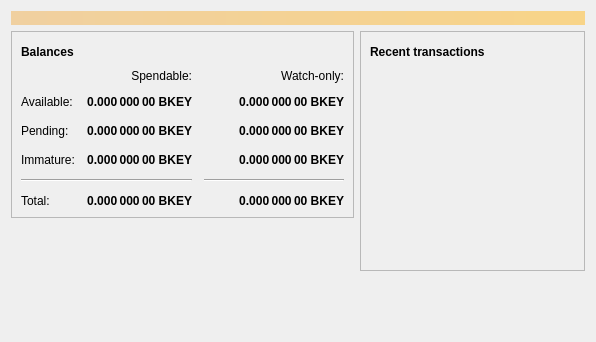
<?xml version="1.0" encoding="UTF-8"?>
<ui version="4.0">
 <class>OverviewPage</class>
 <widget class="QWidget" name="OverviewPage">
  <property name="geometry">
   <rect>
    <x>0</x>
    <y>0</y>
    <width>596</width>
    <height>342</height>
   </rect>
  </property>
  <property name="windowTitle">
   <string>Form</string>
  </property>
  <layout class="QVBoxLayout" name="topLayout">
   <item>
    <widget class="QLabel" name="labelAlerts">
     <property name="visible">
      <bool>false</bool>
     </property>
     <property name="styleSheet">
      <string notr="true">QLabel { background-color: qlineargradient(x1: 0, y1: 0, x2: 1, y2: 0, stop:0 #F0D0A0, stop:1 #F8D488); color:#000000; }</string>
     </property>
     <property name="wordWrap">
      <bool>true</bool>
     </property>
     <property name="margin">
      <number>3</number>
     </property>
     <property name="textInteractionFlags">
      <set>Qt::TextSelectableByMouse</set>
     </property>
    </widget>
   </item>
   <item>
    <layout class="QHBoxLayout" name="horizontalLayout" stretch="1,1">
     <item>
      <layout class="QVBoxLayout" name="verticalLayout_2">
       <item>
        <widget class="QFrame" name="frame">
         <property name="frameShape">
          <enum>QFrame::StyledPanel</enum>
         </property>
         <property name="frameShadow">
          <enum>QFrame::Raised</enum>
         </property>
         <layout class="QVBoxLayout" name="verticalLayout_4">
          <item>
           <layout class="QHBoxLayout" name="horizontalLayout_4">
            <item>
             <widget class="QLabel" name="label_5">
              <property name="font">
               <font>
                <weight>75</weight>
                <bold>true</bold>
               </font>
              </property>
              <property name="text">
               <string>Balances</string>
              </property>
             </widget>
            </item>
            <item>
             <widget class="QPushButton" name="labelWalletStatus">
              <property name="enabled">
               <bool>true</bool>
              </property>
              <property name="maximumSize">
               <size>
                <width>30</width>
                <height>16777215</height>
               </size>
              </property>
              <property name="toolTip">
               <string>The displayed information may be out of date. Your wallet automatically synchronizes with the Neuralinkbrainkeycoin network after a connection is established, but this process has not completed yet.</string>
              </property>
              <property name="text">
               <string/>
              </property>
              <property name="icon">
               <iconset resource="../bitcoin.qrc">
                <normaloff>:/icons/warning</normaloff>
                <disabledoff>:/icons/warning</disabledoff>:/icons/warning</iconset>
              </property>
              <property name="iconSize">
               <size>
                <width>24</width>
                <height>24</height>
               </size>
              </property>
              <property name="flat">
               <bool>true</bool>
              </property>
             </widget>
            </item>
            <item>
             <spacer name="horizontalSpacer_3">
              <property name="orientation">
               <enum>Qt::Horizontal</enum>
              </property>
              <property name="sizeHint" stdset="0">
               <size>
                <width>40</width>
                <height>20</height>
               </size>
              </property>
             </spacer>
            </item>
           </layout>
          </item>
          <item>
           <layout class="QGridLayout" name="gridLayout">
            <property name="spacing">
             <number>12</number>
            </property>
            <item row="2" column="2">
             <widget class="QLabel" name="labelWatchPending">
              <property name="font">
               <font>
                <weight>75</weight>
                <bold>true</bold>
               </font>
              </property>
              <property name="cursor">
               <cursorShape>IBeamCursor</cursorShape>
              </property>
              <property name="toolTip">
               <string>Unconfirmed transactions to watch-only addresses</string>
              </property>
              <property name="text">
               <string notr="true">0.000 000 00 BKEY</string>
              </property>
              <property name="alignment">
               <set>Qt::AlignRight|Qt::AlignTrailing|Qt::AlignVCenter</set>
              </property>
              <property name="textInteractionFlags">
               <set>Qt::LinksAccessibleByMouse|Qt::TextSelectableByKeyboard|Qt::TextSelectableByMouse</set>
              </property>
             </widget>
            </item>
            <item row="2" column="1">
             <widget class="QLabel" name="labelUnconfirmed">
              <property name="font">
               <font>
                <weight>75</weight>
                <bold>true</bold>
               </font>
              </property>
              <property name="cursor">
               <cursorShape>IBeamCursor</cursorShape>
              </property>
              <property name="toolTip">
               <string>Total of transactions that have yet to be confirmed, and do not yet count toward the spendable balance</string>
              </property>
              <property name="text">
               <string notr="true">0.000 000 00 BKEY</string>
              </property>
              <property name="alignment">
               <set>Qt::AlignRight|Qt::AlignTrailing|Qt::AlignVCenter</set>
              </property>
              <property name="textInteractionFlags">
               <set>Qt::LinksAccessibleByMouse|Qt::TextSelectableByKeyboard|Qt::TextSelectableByMouse</set>
              </property>
             </widget>
            </item>
            <item row="3" column="2">
             <widget class="QLabel" name="labelWatchImmature">
              <property name="font">
               <font>
                <weight>75</weight>
                <bold>true</bold>
               </font>
              </property>
              <property name="cursor">
               <cursorShape>IBeamCursor</cursorShape>
              </property>
              <property name="toolTip">
               <string>Mined balance in watch-only addresses that has not yet matured</string>
              </property>
              <property name="text">
               <string notr="true">0.000 000 00 BKEY</string>
              </property>
              <property name="alignment">
               <set>Qt::AlignRight|Qt::AlignTrailing|Qt::AlignVCenter</set>
              </property>
              <property name="textInteractionFlags">
               <set>Qt::LinksAccessibleByMouse|Qt::TextSelectableByKeyboard|Qt::TextSelectableByMouse</set>
              </property>
             </widget>
            </item>
            <item row="4" column="0" colspan="2">
             <widget class="Line" name="line">
              <property name="orientation">
               <enum>Qt::Horizontal</enum>
              </property>
             </widget>
            </item>
            <item row="4" column="2">
             <widget class="Line" name="lineWatchBalance">
              <property name="sizePolicy">
               <sizepolicy hsizetype="Preferred" vsizetype="Fixed">
                <horstretch>0</horstretch>
                <verstretch>0</verstretch>
               </sizepolicy>
              </property>
              <property name="minimumSize">
               <size>
                <width>140</width>
                <height>0</height>
               </size>
              </property>
              <property name="orientation">
               <enum>Qt::Horizontal</enum>
              </property>
             </widget>
            </item>
            <item row="5" column="0">
             <widget class="QLabel" name="labelTotalText">
              <property name="text">
               <string>Total:</string>
              </property>
             </widget>
            </item>
            <item row="3" column="1">
             <widget class="QLabel" name="labelImmature">
              <property name="font">
               <font>
                <weight>75</weight>
                <bold>true</bold>
               </font>
              </property>
              <property name="cursor">
               <cursorShape>IBeamCursor</cursorShape>
              </property>
              <property name="toolTip">
               <string>Mined balance that has not yet matured</string>
              </property>
              <property name="text">
               <string notr="true">0.000 000 00 BKEY</string>
              </property>
              <property name="alignment">
               <set>Qt::AlignRight|Qt::AlignTrailing|Qt::AlignVCenter</set>
              </property>
              <property name="textInteractionFlags">
               <set>Qt::LinksAccessibleByMouse|Qt::TextSelectableByKeyboard|Qt::TextSelectableByMouse</set>
              </property>
             </widget>
            </item>
            <item row="2" column="3">
             <spacer name="horizontalSpacer_2">
              <property name="orientation">
               <enum>Qt::Horizontal</enum>
              </property>
              <property name="sizeHint" stdset="0">
               <size>
                <width>40</width>
                <height>20</height>
               </size>
              </property>
             </spacer>
            </item>
            <item row="3" column="0">
             <widget class="QLabel" name="labelImmatureText">
              <property name="text">
               <string>Immature:</string>
              </property>
             </widget>
            </item>
            <item row="5" column="1">
             <widget class="QLabel" name="labelTotal">
              <property name="font">
               <font>
                <weight>75</weight>
                <bold>true</bold>
               </font>
              </property>
              <property name="cursor">
               <cursorShape>IBeamCursor</cursorShape>
              </property>
              <property name="toolTip">
               <string>Your current total balance</string>
              </property>
              <property name="text">
               <string notr="true">0.000 000 00 BKEY</string>
              </property>
              <property name="alignment">
               <set>Qt::AlignRight|Qt::AlignTrailing|Qt::AlignVCenter</set>
              </property>
              <property name="textInteractionFlags">
               <set>Qt::LinksAccessibleByMouse|Qt::TextSelectableByKeyboard|Qt::TextSelectableByMouse</set>
              </property>
             </widget>
            </item>
            <item row="5" column="2">
             <widget class="QLabel" name="labelWatchTotal">
              <property name="font">
               <font>
                <weight>75</weight>
                <bold>true</bold>
               </font>
              </property>
              <property name="cursor">
               <cursorShape>IBeamCursor</cursorShape>
              </property>
              <property name="toolTip">
               <string>Current total balance in watch-only addresses</string>
              </property>
              <property name="text">
               <string notr="true">0.000 000 00 BKEY</string>
              </property>
              <property name="alignment">
               <set>Qt::AlignRight|Qt::AlignTrailing|Qt::AlignVCenter</set>
              </property>
              <property name="textInteractionFlags">
               <set>Qt::LinksAccessibleByMouse|Qt::TextSelectableByKeyboard|Qt::TextSelectableByMouse</set>
              </property>
             </widget>
            </item>
            <item row="0" column="2">
             <widget class="QLabel" name="labelWatchonly">
              <property name="text">
               <string>Watch-only:</string>
              </property>
              <property name="alignment">
               <set>Qt::AlignRight|Qt::AlignTrailing|Qt::AlignVCenter</set>
              </property>
             </widget>
            </item>
            <item row="1" column="0">
             <widget class="QLabel" name="labelBalanceText">
              <property name="text">
               <string>Available:</string>
              </property>
             </widget>
            </item>
            <item row="1" column="1">
             <widget class="QLabel" name="labelBalance">
              <property name="font">
               <font>
                <weight>75</weight>
                <bold>true</bold>
               </font>
              </property>
              <property name="cursor">
               <cursorShape>IBeamCursor</cursorShape>
              </property>
              <property name="toolTip">
               <string>Your current spendable balance</string>
              </property>
              <property name="text">
               <string notr="true">0.000 000 00 BKEY</string>
              </property>
              <property name="alignment">
               <set>Qt::AlignRight|Qt::AlignTrailing|Qt::AlignVCenter</set>
              </property>
              <property name="textInteractionFlags">
               <set>Qt::LinksAccessibleByMouse|Qt::TextSelectableByKeyboard|Qt::TextSelectableByMouse</set>
              </property>
             </widget>
            </item>
            <item row="1" column="2">
             <widget class="QLabel" name="labelWatchAvailable">
              <property name="font">
               <font>
                <weight>75</weight>
                <bold>true</bold>
               </font>
              </property>
              <property name="cursor">
               <cursorShape>IBeamCursor</cursorShape>
              </property>
              <property name="toolTip">
               <string>Your current balance in watch-only addresses</string>
              </property>
              <property name="text">
               <string notr="true">0.000 000 00 BKEY</string>
              </property>
              <property name="alignment">
               <set>Qt::AlignRight|Qt::AlignTrailing|Qt::AlignVCenter</set>
              </property>
              <property name="textInteractionFlags">
               <set>Qt::LinksAccessibleByMouse|Qt::TextSelectableByKeyboard|Qt::TextSelectableByMouse</set>
              </property>
             </widget>
            </item>
            <item row="2" column="0">
             <widget class="QLabel" name="labelPendingText">
              <property name="text">
               <string>Pending:</string>
              </property>
             </widget>
            </item>
            <item row="0" column="1">
             <widget class="QLabel" name="labelSpendable">
              <property name="text">
               <string>Spendable:</string>
              </property>
              <property name="alignment">
               <set>Qt::AlignRight|Qt::AlignTrailing|Qt::AlignVCenter</set>
              </property>
             </widget>
            </item>
           </layout>
          </item>
         </layout>
        </widget>
       </item>
       <item>
        <spacer name="verticalSpacer">
         <property name="orientation">
          <enum>Qt::Vertical</enum>
         </property>
         <property name="sizeHint" stdset="0">
          <size>
           <width>20</width>
           <height>40</height>
          </size>
         </property>
        </spacer>
       </item>
      </layout>
     </item>
     <item>
      <layout class="QVBoxLayout" name="verticalLayout_3">
       <item>
        <widget class="QFrame" name="frame_2">
         <property name="frameShape">
          <enum>QFrame::StyledPanel</enum>
         </property>
         <property name="frameShadow">
          <enum>QFrame::Raised</enum>
         </property>
         <layout class="QVBoxLayout" name="verticalLayout">
          <item>
           <layout class="QHBoxLayout" name="horizontalLayout_2">
            <item>
             <widget class="QLabel" name="label_4">
              <property name="font">
               <font>
                <weight>75</weight>
                <bold>true</bold>
               </font>
              </property>
              <property name="text">
               <string>Recent transactions</string>
              </property>
             </widget>
            </item>
            <item>
             <widget class="QPushButton" name="labelTransactionsStatus">
              <property name="enabled">
               <bool>true</bool>
              </property>
              <property name="maximumSize">
               <size>
                <width>30</width>
                <height>16777215</height>
               </size>
              </property>
              <property name="toolTip">
               <string>The displayed information may be out of date. Your wallet automatically synchronizes with the Neuralinkbrainkeycoin network after a connection is established, but this process has not completed yet.</string>
              </property>
              <property name="text">
               <string/>
              </property>
              <property name="icon">
               <iconset resource="../bitcoin.qrc">
                <normaloff>:/icons/warning</normaloff>
                <disabledoff>:/icons/warning</disabledoff>:/icons/warning</iconset>
              </property>
              <property name="iconSize">
               <size>
                <width>24</width>
                <height>24</height>
               </size>
              </property>
              <property name="flat">
               <bool>true</bool>
              </property>
             </widget>
            </item>
            <item>
             <spacer name="horizontalSpacer">
              <property name="orientation">
               <enum>Qt::Horizontal</enum>
              </property>
              <property name="sizeHint" stdset="0">
               <size>
                <width>40</width>
                <height>20</height>
               </size>
              </property>
             </spacer>
            </item>
           </layout>
          </item>
          <item>
           <widget class="QListView" name="listTransactions">
            <property name="styleSheet">
             <string notr="true">QListView { background: transparent; }</string>
            </property>
            <property name="frameShape">
             <enum>QFrame::NoFrame</enum>
            </property>
            <property name="verticalScrollBarPolicy">
             <enum>Qt::ScrollBarAlwaysOff</enum>
            </property>
            <property name="horizontalScrollBarPolicy">
             <enum>Qt::ScrollBarAlwaysOff</enum>
            </property>
            <property name="selectionMode">
             <enum>QAbstractItemView::NoSelection</enum>
            </property>
           </widget>
          </item>
         </layout>
        </widget>
       </item>
       <item>
        <spacer name="verticalSpacer_2">
         <property name="orientation">
          <enum>Qt::Vertical</enum>
         </property>
         <property name="sizeHint" stdset="0">
          <size>
           <width>20</width>
           <height>40</height>
          </size>
         </property>
        </spacer>
       </item>
      </layout>
     </item>
    </layout>
   </item>
  </layout>
 </widget>
 <resources/>
 <connections/>
</ui>
